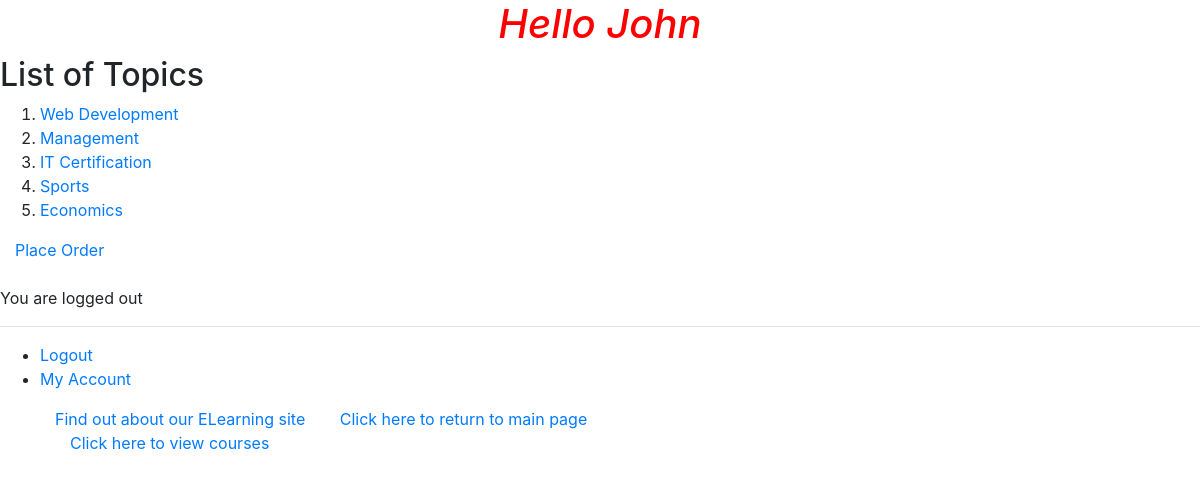
Page /Lab3App/ (signed in) on the committed database.
### Lab3App/models.py (models this page shows, shortened)
class Topic(models.Model):
 name = models.CharField(max_length=200)
 length = models.IntegerField(default=12)
 def get_absolute_url(self):
  return "%i/" % self.id

### Lab3App/views.py (the view)
# urls.py: path(r'', index.as_view(), name='index'),
class index(View):
    def get(self, request):
        last_login = 'You are logged out'
        if request.session.get('last_login', False):
            last_login = datetime.strptime(request.session.get('last_login'), '%Y-%m-%d %H:%M:%S')
            time_elasped = datetime.now() - last_login
            if time_elasped.seconds > 3600:
              logout(request)
              last_login= 'Your last login was more than one hour ago'
            else:
                pass
        else:  # you are not logged in
            pass
        top_list = Topic.objects.all().order_by('id')[:10]
        return render(request, 'Lab3App/index.html', {
        'top_list': top_list,
        'last_login': last_login,
    })

### templates/Lab3App/index.html
{% extends 'Lab3App/base.html' %}
{% block body_block %}
 {% if top_list %}
 <h2>List of Topics</h2>
 <ol>
 {% for top in top_list %}
 <li>
     <a href="{{ top.get_absolute_url }}">{{ top.name }}</a>
 </li>
 {% endfor %}
 </ol>
 {% else %}
 <strong>There are no available topics!</strong>
 {% endif %}
     <p class="hbar1"><a href = "{% url 'Lab3App:place_order' %}">Place Order</a><br/></p>
    <p> {{ last_login }}</p>
{% endblock %}

### templates/Lab3App/base.html (shortened to what this page needs)
<!DOCTYPE html>
{% load static %}
<html>
<head>
    <link rel="stylesheet" type="text/css" href="{% static 'myapp/style.css' %}"/>
 <link rel="stylesheet" href="https://stackpath.bootstrapcdn.com/bootstrap/4.5.2/css/bootstrap.min.css">
 </head><body>
<div>
    <h1>Hello
        {% block myhdg %}
            {% if request.user.is_authenticated %} {{ user.first_name }}
            {% endif %}
        {% endblock %}
    </h1>
    {% block body_block %} {% endblock %}
</div>
<hr/>
<div>
    <ul>
        {% if request.user.is_authenticated %}
            <li ><a href="{% url 'Lab3App:logout' %}">Logout</a></li>
            <li ><a href="{% url 'Lab3App:myaccount' %}">My Account</a></li>
        {% else %}
            <li ><a href="{% url 'Lab3App:login' %}">Login</a></li>
            <li ><a href="{% url 'Lab3App:register' %}">Register <Here></Here></a></li>
        {% endif %}
        <li class="hbar1"><a href="{% url 'Lab3App:about' %}">Find out about our ELearning site</a></li>
        <li class="hbar1"><a href="{% url 'Lab3App:index' %}">Click here to
            return to main page</a><br/></li>
        <li class="hbar1"><a href="{% url 'Lab3App:findcourses' %}">Click here to view courses</a><br/></li>
    </ul>
</div>
 </body>
</html>

### Lab3App/Static/Lab3App/style.css (style rules this page uses)
h1 { background-color: #FFFFFF; color: #FF0000; font-size: 16pt; font-style: italic; text-align: center; }
.hbar1 { display: inline; margin: 15px; }

### rows in the picture
Topic: name "Web Development"
Topic: name "Management"
Topic: name "IT Certification"
Topic: name "Sports"
Topic: name "Economics"

### other values in the picture
{{ user.first_name }} "John"
{{ last_login }} "You are logged out"
